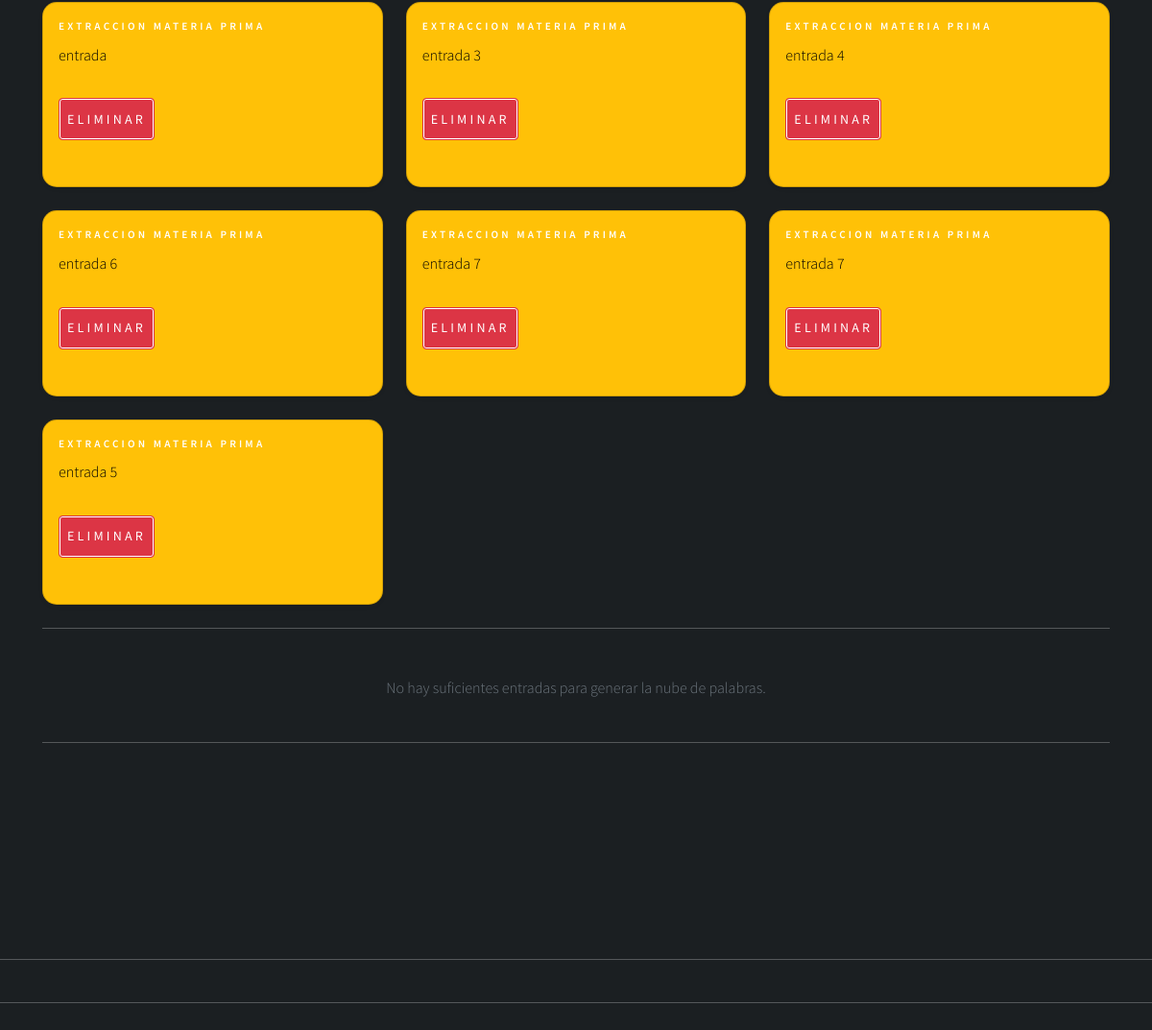
The app's page /agregar_entrada_extraccion (signed in, lower part), older data.
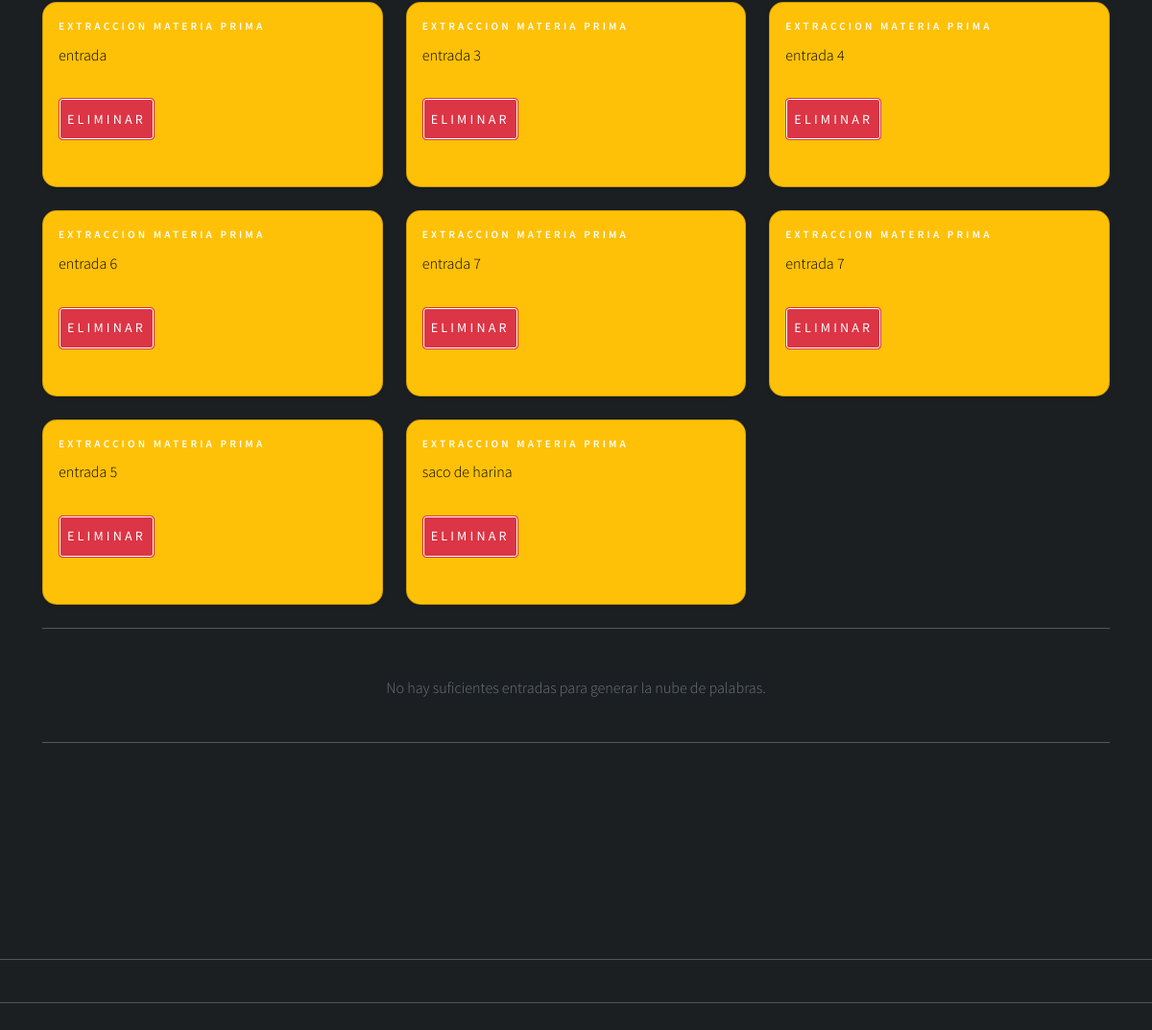
The same page, newer data.
### app/models.py (models this page shows, shortened)
class Entrada(models.Model):
    id_entrada = models.AutoField(primary_key=True)
    nombre  = models.CharField(max_length=50)
    fecha =  models.DateField(auto_now_add=True)
    etapa = models.ForeignKey(Etapa, on_delete=models.CASCADE)
    usuario =models.ForeignKey(Usuario, on_delete=models.CASCADE)
    id_area = models.ForeignKey(AreaEmpresa, on_delete=models.CASCADE)

class Etapa(models.Model):
    id_etapa = models.AutoField(primary_key=True)
    nombre  = models.CharField(max_length=50)
    fecha_inicio  = models.DateField()
    fecha_termino  = models.DateField()
    activo = models.BooleanField()
    def __str__(self):
        return self.nombre

### app/views.py (the view, shortened to what this page needs)
# urls.py: path('agregar_entrada_extraccion', agregarEntradaExtraccion, name="agregar_entrada_extraccion"),
def agregarEntradaExtraccion(request):
    if request.user.is_authenticated:
        registros = RegistroTrabajador.objects.filter(usuario=request.user)
        etapa = Etapa.objects.filter(nombre="Extraccion materia prima").first()
        areaTrabajador = RegistroTrabajador.objects.filter(usuario=request.user).values_list("id_area", flat=True).first()
        entradas = Entrada.objects.filter(usuario=request.user, etapa=etapa)
        data = {
            'form': EntradaForm(),
            'registros': registros,
            'entradas': entradas,
            'areaTrabajador': areaTrabajador,
        }
        textos = " ".join(entradas.values_list("nombre", flat=True))
        nube_base64 = None
        if textos.strip():
            wc = WordCloud(width=800, height=400, background_color='white').generate(textos)
            buffer = BytesIO()
            wc.to_image().save(buffer, format='PNG')
            nube_base64 = base64.b64encode(buffer.getvalue()).decode('utf-8')
        data['nube_base64'] = nube_base64  # Enviamos la nube al HTML
        return render(request, 'autodiagnostico/extraccion/entrada/agregar_entrada.html', data)
    else:
        return render(request, 'autodiagnostico/extraccion/entrada/agregar_entrada.html')

### app/templates/autodiagnostico/extraccion/entrada/agregar_entrada.html (shortened to what this page needs)
{% extends 'autodiagnostico/extraccion/home_extraccion.html' %}
{% load static %}
{% load crispy_forms_tags %}
{% block extraccion %}
<br>
<div class="row row-cols-1 row-cols-md-3 g-4">
    {% for p in entradas %}
    {% if p.etapa.nombre == "Extraccion materia prima" %}
    <div class="col">
        <div class="card text-bg-warning shadow-sm">
            <div class="card-body">
                <h5 class="card-title">{{ p.etapa }}</h5>
                <p class="card-text">{{ p.nombre }}</p>
                <form action="{% url 'eliminar_entrada_extraccion' p.id_entrada %}" method="post"
                    style="margin-top:10px;">
                    <button type="submit" class="btn btn-danger btn-sm">Eliminar</button>
                </form>
            </div>
        </div>
    </div>
    {% endif %}
    {% empty %}
    <p class="text-muted">Aún no tienes entradas registradas.</p>
    {% endfor %}
</div>
<hr class="my-4">
{% if nube_base64 %}
<div class="mt-5 text-center">
    <h4>Nube de palabras de tus entradas</h4>
    <img class="img-fluid rounded shadow" alt="Nube de palabras"
        style="max-width: 800px;">
</div>
{% else %}
<div class="mt-5 text-center text-muted">
    <p>No hay suficientes entradas para generar la nube de palabras.</p>
</div>
{% endif %}
<hr>
{% endblock extraccion %}

Row changes from the older to the newer data that the page shows:
added Entrada: etapa "EXTRACCION MATERIA PRIMA", nombre "saco de harina"
